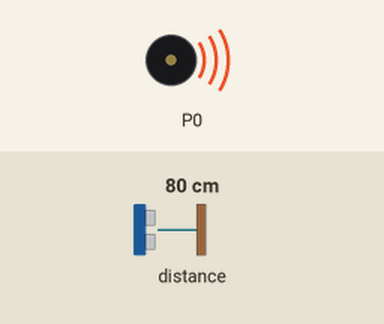
Simulated run of this program. Board: BBC micro:bit (MakeCode). On the bench: buzzer (waves = sounding). The test bench sets the inputs (shaded band); at power-on: distance to the obstacle 80 cm. What the program prints to the serial console is not drawn.

Above: at 1.0 s.
Timing chart, 0 to 7.0 s (numbered marks = the images above):
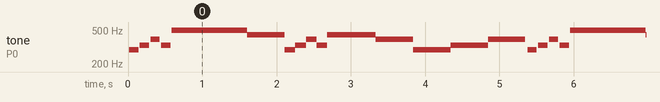

The program:

main.ts
```typescript
music.setVolume(255)
basic.forever(function () {
    serial.writeLine("" + (sonar.ping(
    DigitalPin.P1,
    DigitalPin.P2,
    PingUnit.Centimeters
    )))
    if (sonar.ping(
    DigitalPin.P1,
    DigitalPin.P2,
    PingUnit.Centimeters
    ) > 1) {

    }
    if (sonar.ping(
    DigitalPin.P1,
    DigitalPin.P2,
    PingUnit.Centimeters
    ) < 1) {
        basic.showLeds(`
            . # # . .
            # . . # .
            # # # # .
            # . . # .
            # . . # .
            `)
    }
})
basic.forever(function () {
    music.playTone(294, music.beat(BeatFraction.Quarter))
    music.playTone(330, music.beat(BeatFraction.Quarter))
    music.playTone(392, music.beat(BeatFraction.Quarter))
    music.playTone(330, music.beat(BeatFraction.Quarter))
    music.playTone(494, music.beat(BeatFraction.Whole))
    music.playTone(494, music.beat(BeatFraction.Whole))
    music.playTone(440, music.beat(BeatFraction.Whole))
    music.playTone(294, music.beat(BeatFraction.Quarter))
    music.playTone(330, music.beat(BeatFraction.Quarter))
    music.playTone(392, music.beat(BeatFraction.Quarter))
    music.playTone(330, music.beat(BeatFraction.Quarter))
    music.playTone(440, music.beat(BeatFraction.Quarter))
    music.playTone(440, music.beat(BeatFraction.Whole))
    music.playTone(392, music.beat(BeatFraction.Whole))
    music.playTone(294, music.beat(BeatFraction.Whole))
    music.playTone(330, music.beat(BeatFraction.Whole))
    music.playTone(392, music.beat(BeatFraction.Whole))
})
```

test.ts
```typescript
// 在這裡測試；當此封包作為擴充功能時，將不會編譯此內容。
```
